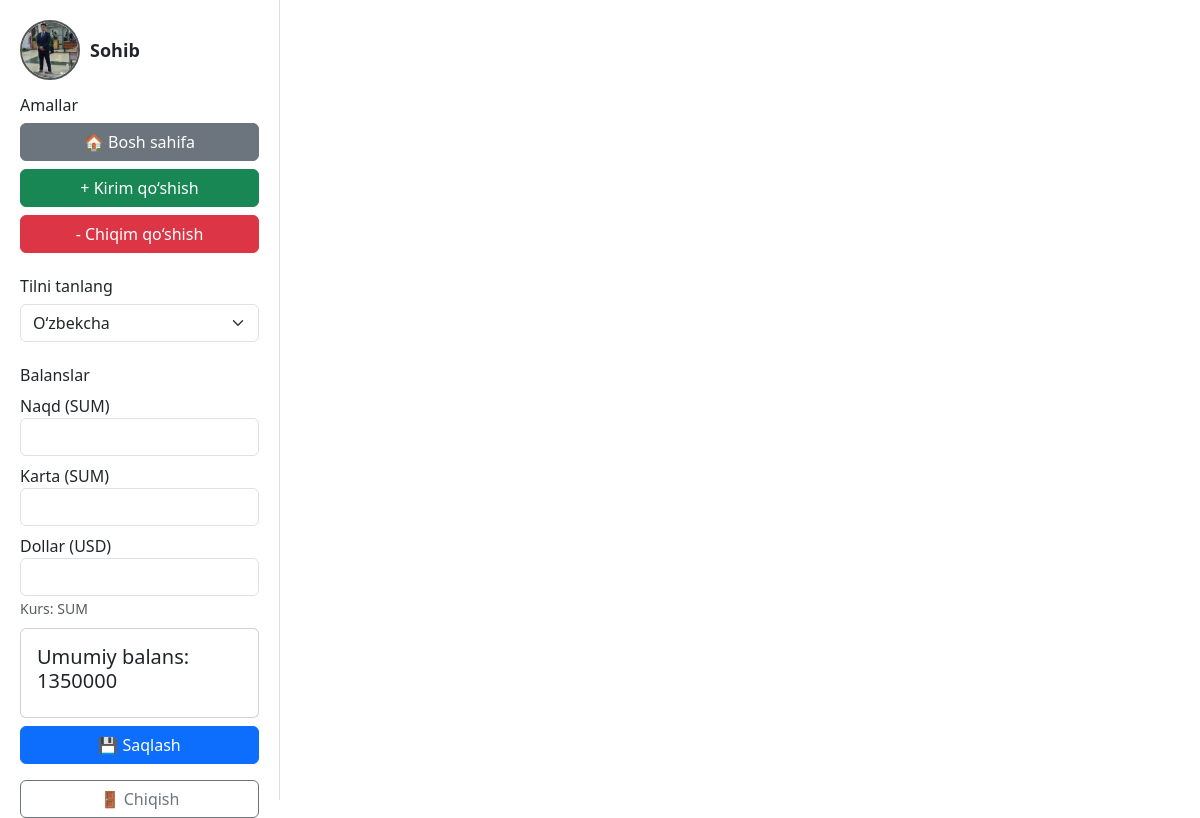
The page /home/index/ (signed in) on the database its author committed.
### users/models.py (models this page shows, shortened)
class CustomUser(AbstractUser):
    phone_number = models.CharField(max_length=20,null=True, blank=True)
    image = models.ImageField(upload_to='profiles/', null=True, blank=True)

### home/views.py (the view)
# urls.py: path('index/',get_home,name='index')
def get_home(request):
    return render(request,'base.html')

### finance/context_processors.py (called while the page is built)
def user_balance(request):
    if request.user.is_authenticated:
        balance, created = UserBalance.objects.get_or_create(user=request.user)
        umumiy = (balance.cash or 0) + (balance.card or 0) + (balance.dollar or 0) * 12300
        return {
            "balance": balance,
            "umumiy_balans": number_format(umumiy, use_l10n=True, decimal_pos=0),
        }
    return {}

### templates/base.html (shortened to what this page needs)
<!DOCTYPE html>
<html lang="{{ LANGUAGE_CODE }}">
<head>
    {% load humanize i18n %}
    <link href="https://cdn.jsdelivr.net/npm/bootstrap@5.3.0/dist/css/bootstrap.min.css" rel="stylesheet">
</head>
<body>
<div class="d-flex">
    <div class="sidebar">
        <div>
            <div class="d-flex align-items-center mb-3">
                {% if request.user.is_authenticated %}
                    <a href="{% url 'profile' %}" class="d-flex align-items-center text-decoration-none">
                        {% if request.user.image %}
                            <img src="{{ request.user.image.url }}" class="profile-pic">
                        {% else %}
                            <img src="https://via.placeholder.com/60" class="profile-pic">
                        {% endif %}
                        <span class="username">{{ request.user.username }}</span>
                    </a>
                {% else %}
                    <a href="{% url 'login' %}" class="d-flex align-items-center text-decoration-none">
                        <img src="https://via.placeholder.com/60" class="profile-pic">
                        <span class="username">{% trans "Mehmon" %}</span>
                    </a>
                {% endif %}
            </div>
            <div class="mb-4">
                <h6>{% trans "Amallar" %}</h6>
                <div class="d-grid gap-2">
                    <a href="{% url 'dashboard' %}" class="btn btn-secondary">🏠 {% trans "Bosh sahifa" %}</a>
                    <a href="{% url 'category_list' %}" class="btn btn-success">+ {% trans "Kirim qo‘shish" %}</a>
                    <a href="{% url 'expense_category_list' %}" class="btn btn-danger">- {% trans "Chiqim qo‘shish" %}</a>
                </div>
            </div>
            <div class="mb-4">
                <h6>{% trans "Tilni tanlang" %}</h6>
                <form method="post" action="{% url 'set_language' %}">
                    <select name="language" onchange="this.form.submit()" class="form-select">
                        <option value="uz" {% if request.LANGUAGE_CODE == 'uz' %}selected{% endif %}>O‘zbekcha</option>
                    </select>
                </form>
            </div>
            <h6>{% trans "Balanslar" %}</h6>
            <form method="post" action="{% url 'update_balance' %}">
                <div class="mb-2">
                    <label>{% trans "Naqd (SUM)" %}</label>
                    <input type="number" step="0.01" name="cash" class="form-control balance-card" value="{{ cash_amount }}">
                </div>
                <div class="mb-2">
                    <label>{% trans "Karta (SUM)" %}</label>
                    <input type="number" step="0.01" name="card" class="form-control balance-card" value="{{ card_amount }}">
                </div>
                <div class="mb-2">
                    <label>{% trans "Dollar (USD)" %}</label>
                    <input type="number" step="0.01" name="dollar" class="form-control balance-card" value="{{ dollar_amount }}">
                    <small class="text-muted">{% trans "Kurs" %}: {{ dollar_to_sum|intcomma }} SUM</small>
                </div>
                <div class="card p-3">
                    <h5>{% trans "Umumiy balans" %}: {{ umumiy_balans }}</h5>
                </div>
                <button type="submit" class="btn btn-primary w-100 mt-2">💾 {% trans "Saqlash" %}</button>
            </form>
        </div>
        {% if request.user.is_authenticated %}
            <div class="mt-3">
                <form method="post" action="{% url 'logout' %}">
                    <button type="submit" class="btn btn-outline-secondary w-100">🚪 {% trans "Chiqish" %}</button>
                </form>
            </div>
        {% else %}
            <div class="mt-3">
                <a href="{% url 'login' %}" class="btn btn-primary w-100">🔑 {% trans "Login" %}</a>
            </div>
        {% endif %}
    </div>
    <div class="content">
    </div>
</div>
</body>
</html>

### templates/base.html (style rules this page uses)
body { margin: 0; padding: 0; }
.sidebar { width: 280px; height: 100vh; border-right: 1px solid #ddd; padding: 20px; display: flex; flex-direction: column; justify-content: space-between; }
.profile-pic { width: 60px; height: 60px; border-radius: 50%; object-fit: cover; border: 2px solid #555; }
.username { font-weight: bold; margin-left: 10px; font-size: 18px; }
.content { flex-grow: 1; padding: 20px; display: flex; flex-direction: column; }
a { color: inherit; text-decoration: none; }

### rows shown on the page
CustomUser: user.image (picture), user.username "Sohib"

### other values the page prints
{{ umumiy_balans }} "1350000"
